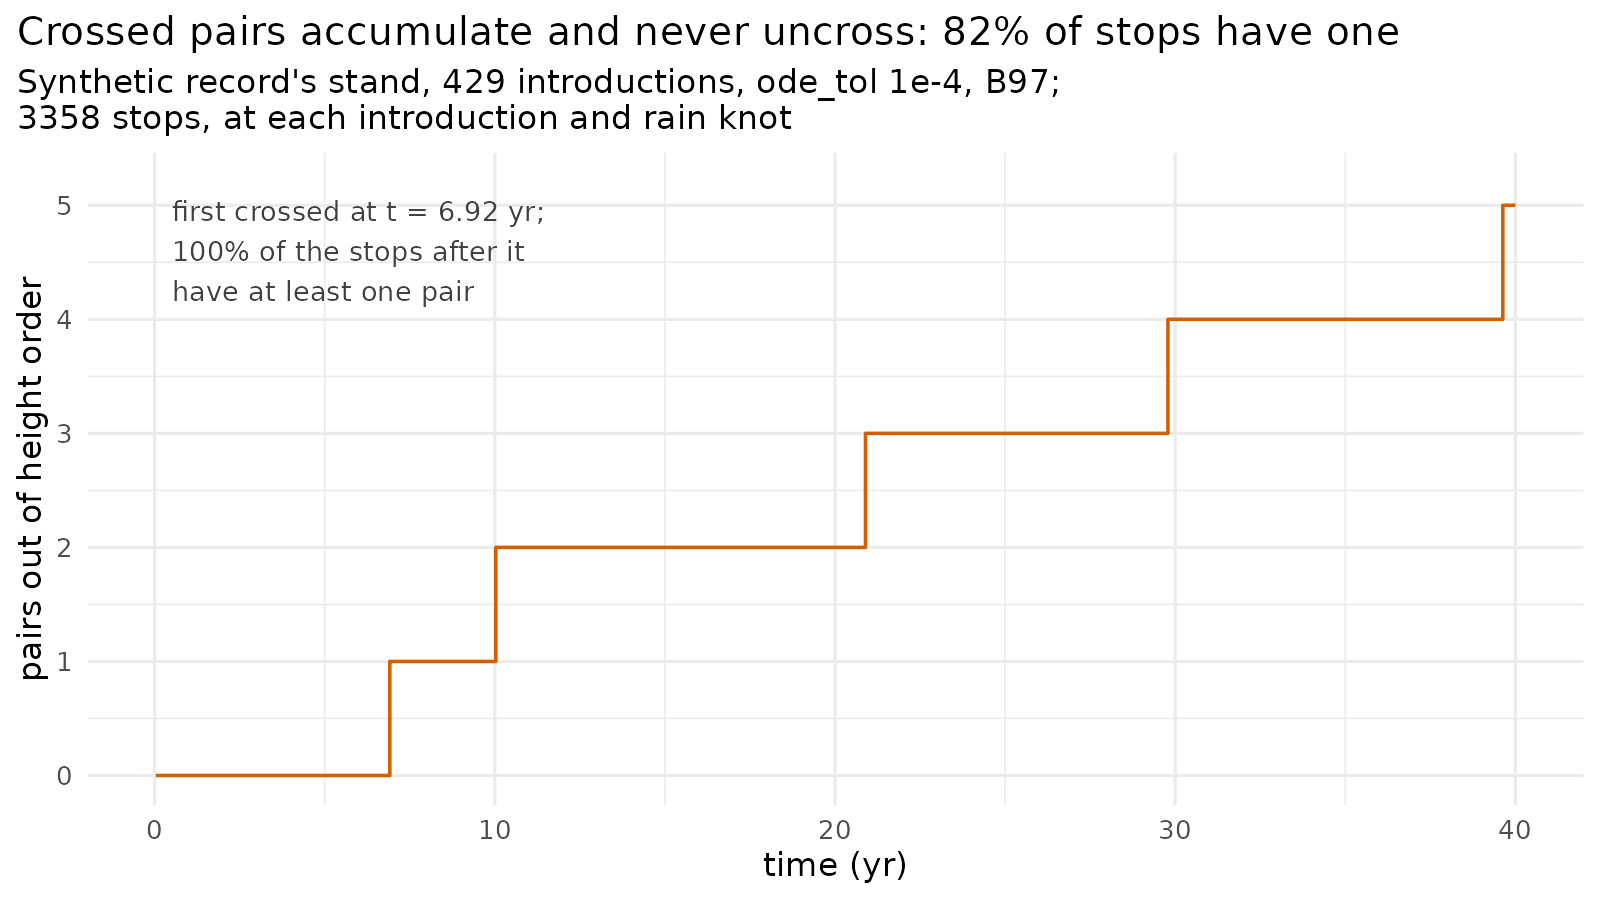

Generate this figure with R:
# plant-114: how many pairs of cohorts are out of height order at each stop of
# the run (crossing-share.csv, from crossing-run.R on B97, 429 introductions,
# ode_tol 1e-4). Each stop is an introduction or a rain knot; every light
# build between two stops sees the heights moving between those two states.
library(ggplot2)
here <- "/home/user/plant-dev/docs/prs/v2/figures/plant-114"
d <- read.csv(file.path(here, "crossing-share.csv"))
first <- min(d$t[d$pairs_out_of_order > 0])
after <- d[d$t >= first, ]
p <- ggplot(d, aes(t, pairs_out_of_order)) +
  geom_step(colour = "#D55E00", linewidth = 0.6) +
  annotate("text", x = 0.5, y = 4.6, hjust = 0, size = 3.5, colour = "grey25",
           label = sprintf("first crossed at t = %.2f yr;\n%.0f%% of the stops after it\nhave at least one pair",
                           first, 100 * mean(after$pairs_out_of_order > 0))) +
  scale_y_continuous(breaks = 0:5, limits = c(0, 5.2)) +
  labs(x = "time (yr)", y = "pairs out of height order",
       title = sprintf("Crossed pairs accumulate and never uncross: %.0f%% of stops have one", 100 * mean(d$pairs_out_of_order > 0)),
       subtitle = sprintf(paste("Synthetic record's stand, 429 introductions, ode_tol 1e-4, B97;",
                                "\n%d stops, at each introduction and rain knot"), nrow(d))) +
  theme_minimal(base_size = 12) +
  theme(plot.background = element_rect(fill = "white", colour = NA), plot.title.position = "plot")
ragg::agg_png(file.path(here, "share.png"), width = 8, height = 4.5, units = "in", res = 200)
print(p); invisible(dev.off())
cat(sprintf("stops %d, out of order %d (%.1f%%), first %.3f, after first %.1f%%, most %d\n", nrow(d),
            sum(d$pairs_out_of_order > 0), 100 * mean(d$pairs_out_of_order > 0), first,
            100 * mean(after$pairs_out_of_order > 0), max(d$pairs_out_of_order)))
